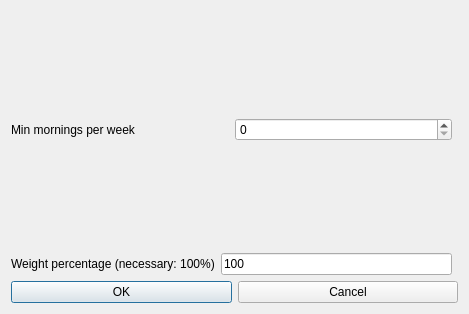
<?xml version="1.0" encoding="UTF-8"?>
<ui version="4.0">
 <class>ModifyConstraintStudentsMinMorningsPerWeekForm_template</class>
 <widget class="QDialog" name="ModifyConstraintStudentsMinMorningsPerWeekForm_template">
  <property name="geometry">
   <rect>
    <x>0</x>
    <y>0</y>
    <width>469</width>
    <height>314</height>
   </rect>
  </property>
  <property name="windowTitle">
   <string extracomment="This is the title of the dialog to modify a constraint of this type">Modify students min mornings per week</string>
  </property>
  <layout class="QGridLayout">
   <item row="1" column="0">
    <layout class="QHBoxLayout">
     <item>
      <widget class="QLabel" name="minMorningsTextLabel">
       <property name="frameShape">
        <enum>QFrame::NoFrame</enum>
       </property>
       <property name="frameShadow">
        <enum>QFrame::Plain</enum>
       </property>
       <property name="text">
        <string>Min mornings per week</string>
       </property>
       <property name="wordWrap">
        <bool>false</bool>
       </property>
      </widget>
     </item>
     <item>
      <widget class="QSpinBox" name="minMorningsSpinBox"/>
     </item>
    </layout>
   </item>
   <item row="2" column="0">
    <spacer name="spacer7">
     <property name="orientation">
      <enum>Qt::Vertical</enum>
     </property>
     <property name="sizeType">
      <enum>QSizePolicy::Expanding</enum>
     </property>
     <property name="sizeHint" stdset="0">
      <size>
       <width>20</width>
       <height>31</height>
      </size>
     </property>
    </spacer>
   </item>
   <item row="4" column="0" colspan="2">
    <layout class="QHBoxLayout">
     <item>
      <widget class="QPushButton" name="okPushButton">
       <property name="text">
        <string>OK</string>
       </property>
      </widget>
     </item>
     <item>
      <widget class="QPushButton" name="cancelPushButton">
       <property name="text">
        <string>Cancel</string>
       </property>
      </widget>
     </item>
    </layout>
   </item>
   <item row="0" column="0">
    <spacer name="spacer8">
     <property name="orientation">
      <enum>Qt::Vertical</enum>
     </property>
     <property name="sizeType">
      <enum>QSizePolicy::Expanding</enum>
     </property>
     <property name="sizeHint" stdset="0">
      <size>
       <width>20</width>
       <height>31</height>
      </size>
     </property>
    </spacer>
   </item>
   <item row="3" column="0">
    <layout class="QHBoxLayout">
     <item>
      <widget class="QLabel" name="weightTextLabel">
       <property name="frameShape">
        <enum>QFrame::NoFrame</enum>
       </property>
       <property name="frameShadow">
        <enum>QFrame::Plain</enum>
       </property>
       <property name="text">
        <string>Weight percentage (necessary: 100%)</string>
       </property>
       <property name="wordWrap">
        <bool>false</bool>
       </property>
      </widget>
     </item>
     <item>
      <widget class="QLineEdit" name="weightLineEdit">
       <property name="text">
        <string notr="true">100</string>
       </property>
      </widget>
     </item>
    </layout>
   </item>
  </layout>
 </widget>
 <layoutdefault spacing="6" margin="11"/>
 <resources/>
 <connections/>
</ui>
